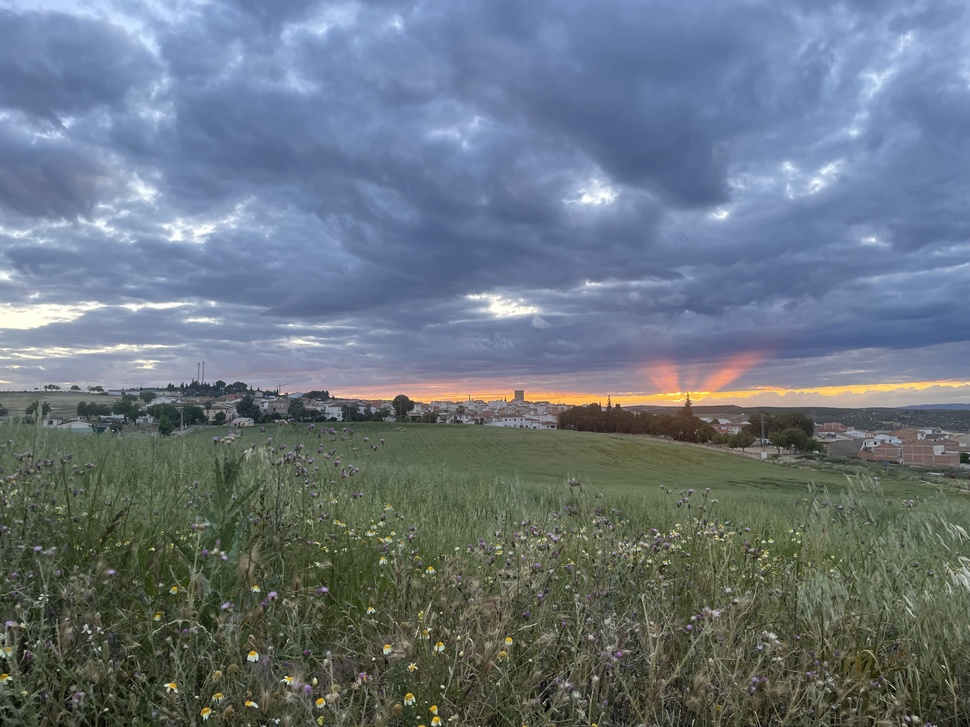
#> input picture ejercicioscapitulo5/imagen.jpg, 970 x 727 px, shrunk from 4032 x 3024 before the run
$ python filtro_rechazo_banda.py
#> lines starting #> are read from the running program, lines starting #| are printed output that depends on the picture
#filtro_rechazo_banda.py
import cv2
import matplotlib.pyplot as plt
import numpy as np

img = cv2.imread('imagen.jpg', 0)
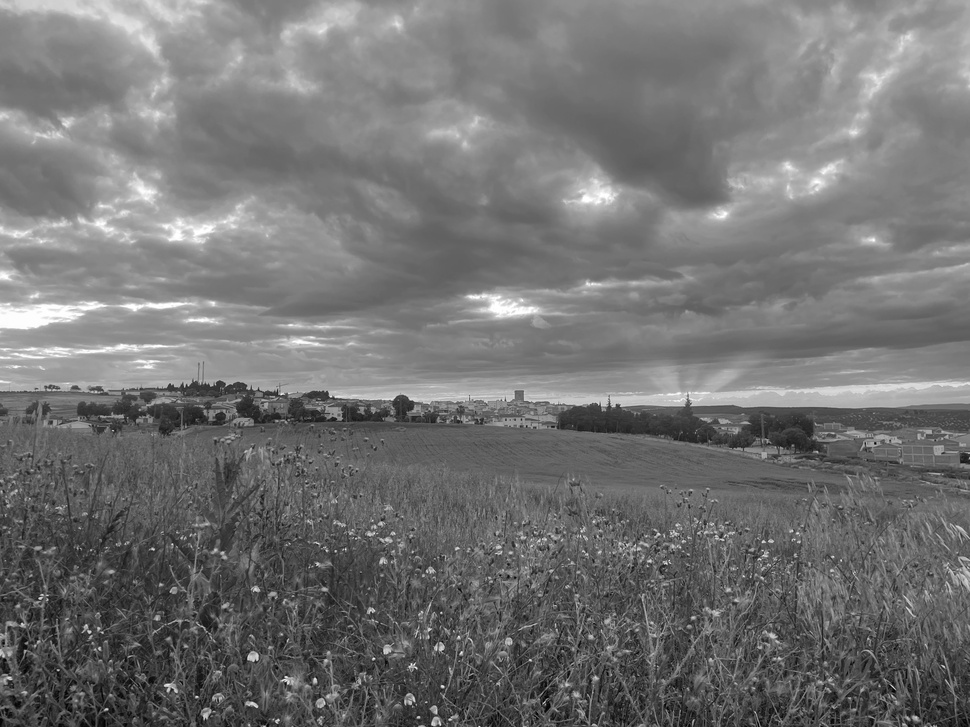
#> img: shape (727, 970); min 0, max 255, mean 114.9
rows, cols = img.shape
#> rows = 727; cols = 970

# Crear malla de distancias al centro
x, y = np.meshgrid(np.linspace(-cols/2, cols/2, cols), np.linspace(-rows/2, rows/2, rows))
d = np.sqrt(x**2 + y**2)

# Definir máscara de Rechazo de Banda
d0, w = 50, 10 # Radio central y ancho de la banda
# Deja pasar lo que está fuera del anillo (menor que d0-w/2 o mayor que d0+w/2)
mask = np.logical_or(d < (d0-w/2), d > (d0+w/2)).astype(float)

# Procesar en frecuencia
f = np.fft.fft2(img)
fshift = np.fft.fftshift(f)
f_filtrado = fshift * mask

#  Reconstruir (IFFT)
img_back = np.abs(np.fft.ifft2(np.fft.ifftshift(f_filtrado)))

fig, (ax1, ax2, ax3) = plt.subplots(1, 3, figsize=(18, 6))

ax1.imshow(img, cmap='gray')
ax1.set_title('Original')
ax1.axis('off')

ax2.imshow(mask, cmap='gray')
ax2.set_title(f'Máscara Rechazo (D0={d0}, W={w})')
ax2.axis('off')

ax3.imshow(img_back, cmap='gray')
ax3.set_title('Resultado (Filtro Rechazo)')
ax3.axis('off')

plt.tight_layout()
plt.show()
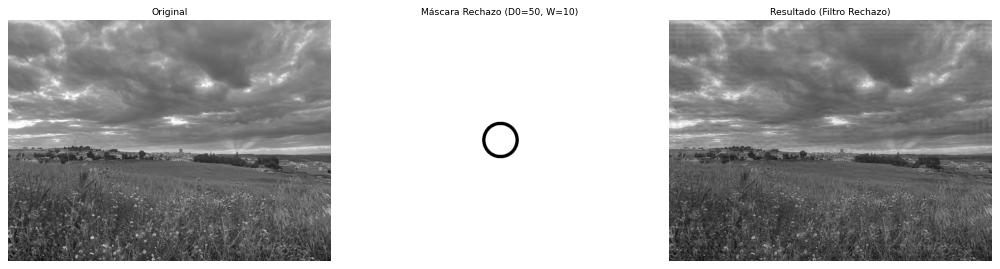
#> figure drawn by matplotlib, 3 panels
